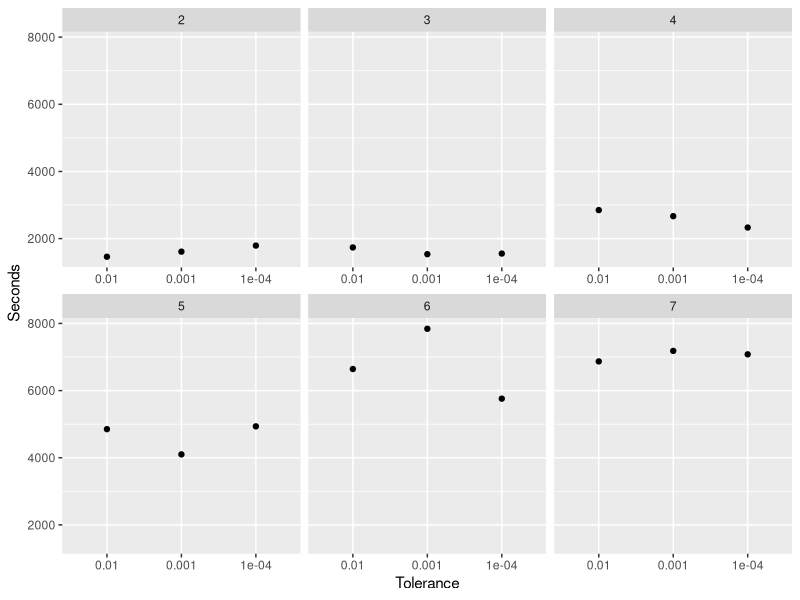

The R script that drew this image:
## ---- chunk 1
library(ggplot2)
library(dplyr)
## ---- chunk 2
df = read.table("../output/benchmark/admixture_benchmark_hoa_global_ld_HumanOriginsPublic2068_maf_geno_auto_ldprune.csv", sep=",", 
                header=T, stringsAsFactors=F)
p = ggplot(df, aes(x=factor(tol, levels=c(.01, .001, .0001)), y=s)) + geom_point() + 
    facet_wrap(K~., scales = "free_x") + ylab("Seconds") + xlab("Tolerance")
p
